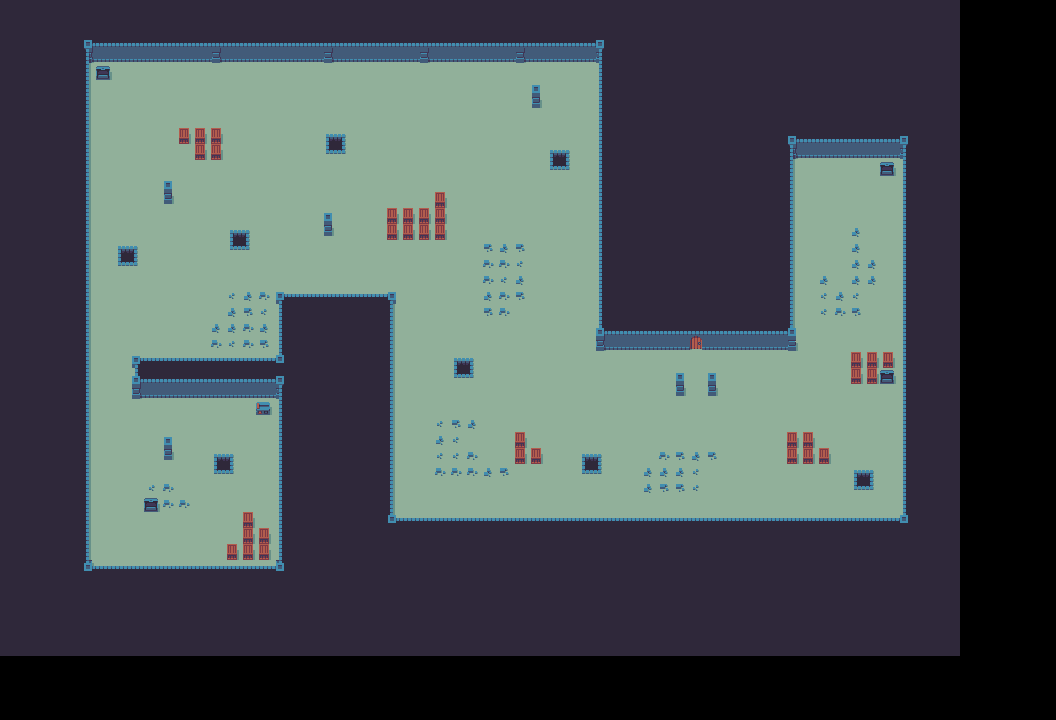

A 2D game scene composited from a Tiled map and its tileset images. What follows is a short description and the map's XML, with each tile layer's data collapsed to a summary:
An orthogonal 66x45 tile map with 16x16 px tiles, 2 tile layers (Sol, Mur) and 1 object.

<map version="1.0" orientation="orthogonal" renderorder="left-up" width="66" height="45" tilewidth="16" tileheight="16" nextobjectid="1">
 <tileset firstgid="1" name="dungeon_sheet_0" tilewidth="16" tileheight="16" tilecount="240" columns="24">
  <image source="dungeon_sheet_0.png" trans="ffffff" width="384" height="160" />
  <tile id="126">
   <animation>
    <frame tileid="120" duration="100" />
    <frame tileid="121" duration="100" />
    <frame tileid="122" duration="100" />
    <frame tileid="123" duration="100" />
    <frame tileid="124" duration="100" />
    <frame tileid="125" duration="100" />
    <frame tileid="126" duration="100" />
   </animation>
  </tile>
  <tile id="172">
   <objectgroup draworder="index">
    <object id="1" x="0" y="-0.272727" width="16.0909" height="16.2727" />
   </objectgroup>
   <animation>
    <frame tileid="172" duration="100" />
    <frame tileid="173" duration="100" />
    <frame tileid="174" duration="100" />
    <frame tileid="175" duration="100" />
   </animation>
  </tile>
  <tile id="181">
   <animation>
    <frame tileid="176" duration="100" />
    <frame tileid="177" duration="100" />
    <frame tileid="178" duration="100" />
    <frame tileid="179" duration="100" />
    <frame tileid="180" duration="100" />
    <frame tileid="181" duration="100" />
   </animation>
  </tile>
 </tileset>
 <layer name="Sol" width="66" height="45">
  <data>[2970 cells, 2460 non-empty, 2 distinct tile ids]</data>
 </layer>
 <layer name="Mur" width="66" height="45">
  <data>[2970 cells, 449 non-empty, 34 distinct tile ids]</data>
 </layer>
</map>
